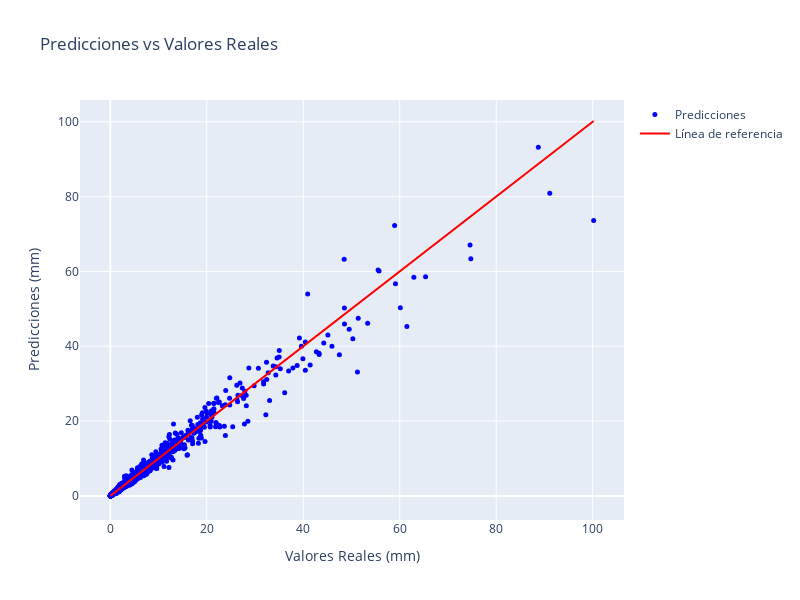

Notebook code for this chart:
### Markdown cell above
### 🟢 4. Visualizacion del modelo

### Code cell
import plotly.graph_objs as go
fig = go.Figure()
fig.add_trace(go.Scatter(
    x=y_test, 
    y=y_pred, 
    mode='markers', 
    name='Predicciones',
    marker=dict(color='blue', size=5)
))
fig.add_trace(go.Scatter(
    x=y_test, 
    y=y_test, 
    mode='lines', 
    name='Línea de referencia',
    line=dict(color='red', width=2)
))
fig.update_layout(
    title='Predicciones vs Valores Reales',
    xaxis_title='Valores Reales (mm)',
    yaxis_title='Predicciones (mm)',
    width=800,
    height=600
)
fig.show()

### Figure 1 — Plotly figure (JSON) as saved in the notebook; plotly's stock layout.template omitted (floating-point values rounded to 4 significant figures; data arrays with more than 128 entries replaced by an {"elided": "..."} marker saying what was removed)
{"data": [{"marker": {"color": "blue", "size": 5}, "mode": "markers", "name": "Predicciones", "type": "scatter", "x": {"elided": "3000 float values"}, "y": {"elided": "3000 float values"}}, {"line": {"color": "red", "width": 2}, "mode": "lines", "name": "Línea de referencia", "type": "scatter", "x": {"elided": "3000 float values"}, "y": {"elided": "3000 float values"}}], "layout": {"height": 600, "title": {"text": "Predicciones vs Valores Reales"}, "width": 800, "xaxis": {"title": {"text": "Valores Reales (mm)"}}, "yaxis": {"title": {"text": "Predicciones (mm)"}}}}
